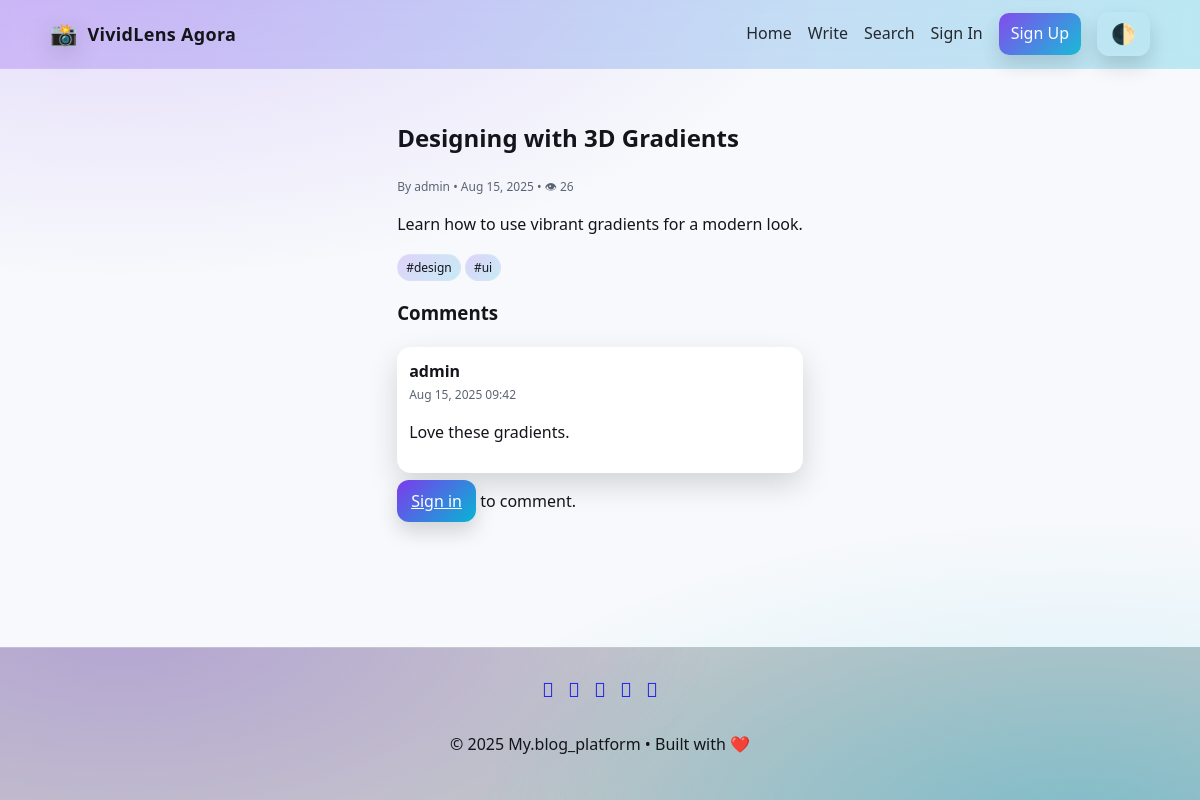
Page /post.php?slug=designing-with-3d-gradients on the committed database.
### tables this page shows
CREATE TABLE IF NOT EXISTS posts (
  id INT AUTO_INCREMENT PRIMARY KEY,
  author_id INT NOT NULL,
  title VARCHAR(200) NOT NULL,
  slug VARCHAR(240) NOT NULL UNIQUE,
  content MEDIUMTEXT,
  featured_image VARCHAR(255),
  category_label VARCHAR(60),
  status ENUM('draft','published') NOT NULL DEFAULT 'published',
  view_count INT NOT NULL DEFAULT 0,
  created_at DATETIME NOT NULL,
  FOREIGN KEY (author_id) REFERENCES users(id) ON DELETE CASCADE
);

CREATE TABLE IF NOT EXISTS users (
  id INT AUTO_INCREMENT PRIMARY KEY,
  username VARCHAR(50) NOT NULL,
  email VARCHAR(120) NOT NULL UNIQUE,
  password_hash VARCHAR(255) NOT NULL,
  role ENUM('admin','author','subscriber') NOT NULL DEFAULT 'author',
  created_at DATETIME NOT NULL
);

CREATE TABLE IF NOT EXISTS tags (
  id INT AUTO_INCREMENT PRIMARY KEY,
  name VARCHAR(60) NOT NULL UNIQUE
);

CREATE TABLE IF NOT EXISTS comments (
  id INT AUTO_INCREMENT PRIMARY KEY,
  post_id INT NOT NULL,
  user_id INT NOT NULL,
  content TEXT NOT NULL,
  created_at DATETIME NOT NULL,
  FOREIGN KEY (post_id) REFERENCES posts(id) ON DELETE CASCADE,
  FOREIGN KEY (user_id) REFERENCES users(id) ON DELETE CASCADE
);

### includes/functions.php (called while the page is built, shortened)
<?php
require_once __DIR__ . '/../config/db.php';
function is_logged_in(){ return isset($_SESSION['user_id']); }
function e($s){ return htmlspecialchars($s??'',ENT_QUOTES,'UTF-8'); }
function get_tags_for_post($id){ global $mysqli; $st=$mysqli->prepare("SELECT t.* FROM tags t JOIN post_tags pt ON pt.tag_id=t.id WHERE pt.post_id=? ORDER BY t.name"); $st->bind_param("i",$id); $st->execute(); $re=$st->get_result(); return $re?$re->fetch_all(MYSQLI_ASSOC):[]; }

### post.php (the view, shortened to what this page needs)
<?php
require_once __DIR__ . '/includes/functions.php';
$slug=$_GET['slug']??'';
$st=$mysqli->prepare("SELECT p.*, u.username FROM posts p JOIN users u ON u.id=p.author_id WHERE slug=? AND status='published'");
$st->bind_param("s",$slug); $st->execute(); $post=$st->get_result()->fetch_assoc();
include __DIR__ . '/includes/header.php'; $tags=get_tags_for_post($post['id']);
?>
<article class="post">
<h1><?= e($post['title']) ?></h1>
<div class="meta">By <?= e($post['username']) ?> • <?= date('M j, Y', strtotime($post['created_at'])) ?> • 👁 <?= (int)$post['view_count']+1 ?></div>
<div class="content"><?= $post['content'] ?></div>
<p><?php foreach($tags as $tg): ?><span class="badge">#<?= e($tg['name']) ?></span> <?php endforeach; ?></p>
</article>
<section id="comments">
<h3>Comments</h3>
<?php $r=$mysqli->prepare("SELECT c.*, u.username FROM comments c JOIN users u ON u.id=c.user_id WHERE c.post_id=? ORDER BY c.created_at DESC"); $r->bind_param("i",$post['id']); $r->execute(); $comments=$r->get_result()->fetch_all(MYSQLI_ASSOC); ?>
<?php foreach($comments as $c): ?>
  <div class="card" style="grid-column: span 12;padding:12px"><strong><?= e($c['username']) ?></strong><div class="meta"><?= date('M j, Y H:i', strtotime($c['created_at'])) ?></div><p><?= nl2br(e($c['content'])) ?></p></div>
<?php endforeach; ?>
<?php if(is_logged_in()): ?>
<form method="post"><?php include __DIR__ . '/includes/csrf.php'; csrf_field(); ?>
  <textarea name="content" rows="4" placeholder="Write a comment..." required></textarea>
  <button>Post Comment</button>
</form>
<?php else: ?><p><a class="button" href="<?= BASE_URL ?>auth/login.php">Sign in</a> to comment.</p><?php endif; ?>
</section>
<?php include __DIR__ . '/includes/footer.php'; ?>

### assets/css/style.css (style rules this page uses)
* { box-sizing:border-box }
html,body { margin:0;padding:0 }
:root { --bg:#0e0f14;--fg:#e9eef9;--muted:#aeb6c4;--card:#161823;--accent1:#7c3aed;--accent2:#06b6d4;--shadow:rgba(0,0,0,.35) }
html[data-theme="light"] { --bg:#f7f9fc;--fg:#13151a;--muted:#5b6472;--card:#ffffff;--shadow:rgba(0,0,0,.15) }
body { background:radial-gradient(1200px 600px at 10% -10%, rgba(124,58,237,.18), transparent 60%), radial-gradient(1200px 600px at 90% 110%, rgba(6,182,212,.18), transparent 60%), var(--bg);color:var(--fg);font:16px/1.6 system-ui;min-height:100vh;display:flex;flex-direction:column }
.card { grid-column: span 4;background:var(--card);border-radius:14px;overflow:hidden;box-shadow:0 12px 30px var(--shadow);transition:transform .2s ease, box-shadow .2s ease }
.badge { font-size:12px;padding:4px 8px;border-radius:999px;background:linear-gradient(135deg, rgba(124,58,237,.2), rgba(6,182,212,.2));border:1px solid rgba(255,255,255,.12) }
.meta { display:flex;justify-content:space-between;align-items:center;font-size:12px;color:var(--muted) }
button, .button { cursor:pointer;border:0;border-radius:12px;padding:10px 14px;background:linear-gradient(135deg,var(--accent1),var(--accent2));color:#fff;box-shadow:0 10px 20px var(--shadow) }

### rows in the picture
posts: title "Designing with 3D Gradients", author.username "admin", created_at "Aug 15, 2025", (int)$post['view_count']+1 "26", content "Learn how to use vibrant gradients for a modern look."
tags: name "design"
tags: name "ui"
comments: user.username "admin", created_at "Aug 15, 2025 09:42", content "Love these gradients."
